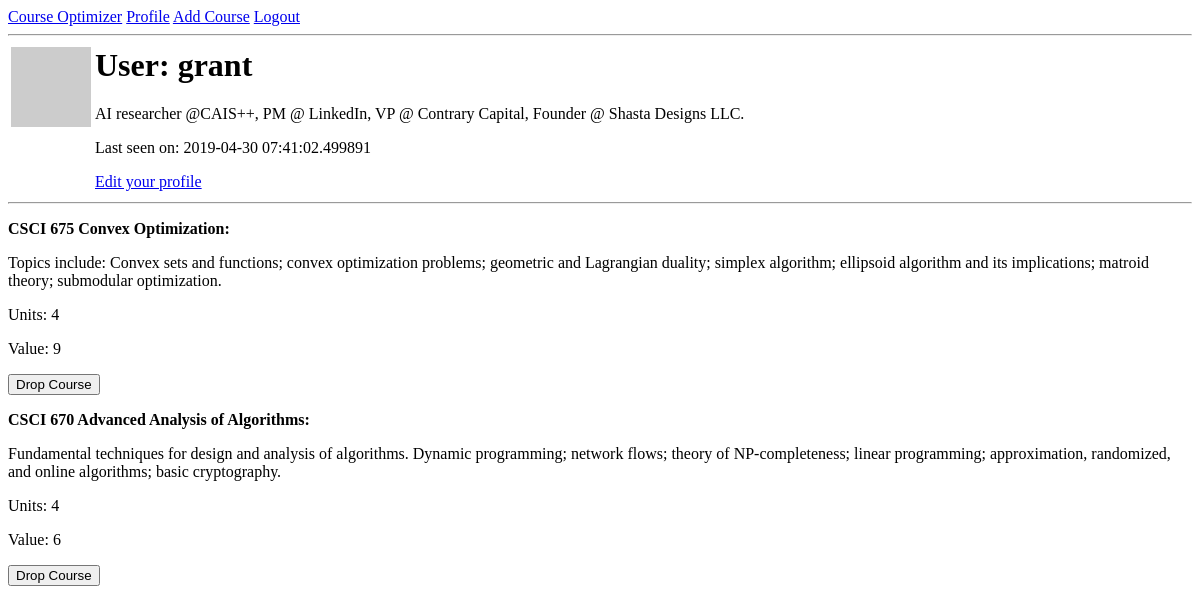
The app's page /user/grant (signed in), older data.
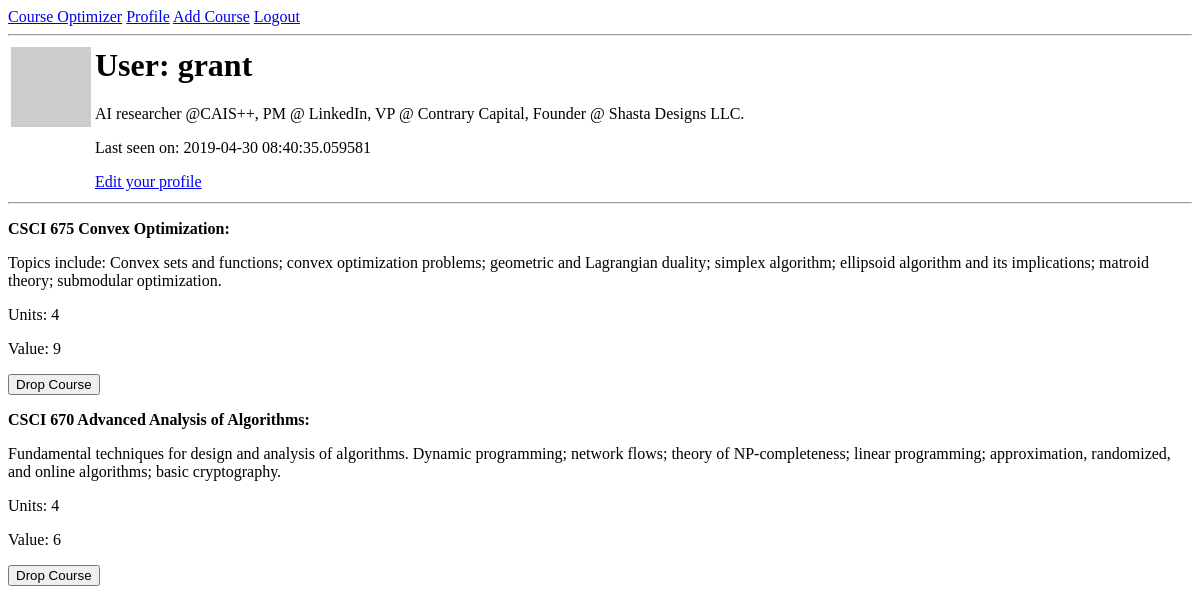
The same page, newer data.
### app/models.py (models this page shows, shortened)
class User(UserMixin, db.Model):
    id = db.Column(db.Integer, primary_key=True)
    username = db.Column(db.String(64), unique=True, nullable=False)
    email = db.Column(db.String(120), unique=True, nullable=False)
    password_hash = db.Column(db.String(128))
    courses = db.relationship('Course', backref='user', lazy='dynamic')
    about_me = db.Column(db.String(140))
    last_seen = db.Column(db.DateTime, default=datetime.utcnow)
    def avatar(self, size):
        digest = md5(self.email.lower().encode('utf-8')).hexdigest()
        return 'https://www.gravatar.com/avatar/{}?d=identicon&s={}'.format(
            digest, size)

class Course(db.Model):
    id = db.Column(db.Integer, primary_key=True)
    prefix = db.Column(db.String(8), nullable=False)
    number = db.Column(db.Integer, nullable=False)
    title = db.Column(db.String(100))
    description = db.Column(db.Text)
    units = db.Column(db.Integer)
    value = db.Column(db.Integer)
    user_id = db.Column(db.Integer, db.ForeignKey('user.id'), nullable=False)

### app/routes.py (the view)
@app.route('/user/<username>', methods=['GET', 'POST'])
@login_required
def user(username):
    user = User.query.filter_by(username=username).first_or_404()
    form = DropCourseForm()
    if form.validate_on_submit():
        course = user.courses.filter_by(id=request.form['course_id']).one()
        db.session.delete(course)
        db.session.commit()
        flash('You dropped ' + course.title)
        return redirect('user/' + str(current_user.username))
    return render_template('user.html', user=user, form=form)

### app/forms.py
class DropCourseForm(FlaskForm):
    drop_course = SubmitField('Drop Course')
    couse_id = ""

### app/models.py (called while the page is built)
@login.user_loader
def load_user(id):
    return User.query.get(int(id))

### app/routes.py (called while the page is built)
@app.before_request
def before_request():
    if current_user.is_authenticated:
        current_user.last_seen = datetime.utcnow()
        db.session.commit()

### app/templates/user.html (shortened to what this page needs)
{% extends "base.html" %}
{% block content %}
  <table>
    <tr valign="top">
      <td><img src="{{ user.avatar(128) }}"></td>
      <td>
        <h1>User: {{ user.username }}</h1>
        {% if user.about_me %}
          <p>{{ user.about_me }}</p>
        {% endif %}
        {% if user.last_seen %}
          <p>Last seen on: {{ user.last_seen }}</p>
        {% endif %}
        {% if user == current_user %}
          <p><a href="{{ url_for('edit_profile') }}">Edit your profile</a></p>
        {% endif %}
      </td>
    </tr>
  </table>
  <hr>
  {% if user.courses.first() == None %}
    <div><p>Add some courses!</p></div>
  {% else %}
    {% for course in user.courses %}
      <div>
        <p><b>{{ course.prefix }} {{ course.number }} {{ course.title }}:</b></p>
        <p>{{ course.description }}</p>
        <p>Units: {{ course.units }}</p>
        <p>Value: {{ course.value }}</p>
      </div>
      <form action="" method="post">
        <p>{{ form.drop_course }}</p>
      </form>
    {% endfor %}
  {% endif %}
{% endblock %}

### app/templates/base.html (shortened to what this page needs)
<html>
    <head>
    </head>
    <body>
        <div>
            <a href="{{ url_for('index') }}">Course Optimizer</a>
            {% if current_user.is_anonymous %}
            <a href="{{ url_for('login') }}">Login</a>
            <a href="{{ url_for('register') }}">New Account</a>
            {% else %}
            <a href="{{ url_for('user', username=current_user.username) }}">Profile</a>
            <a href="{{ url_for('add_course') }}">Add Course</a>
            <a href="{{ url_for('logout') }}">Logout</a>
            {% endif %}
        </div>
        <hr>
        {% block content %}{% endblock %}
    </body>
</html>

Row changes from the older to the newer data that the page shows:
changed User "grant": last_seen "2019-04-30 07:41:02.499891" → "2019-04-30 08:40:35.059581"
